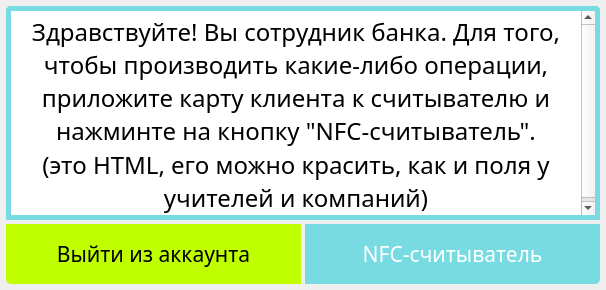
<?xml version="1.0" encoding="UTF-8"?>
<ui version="4.0">
 <class>BankerWindow</class>
 <widget class="QMainWindow" name="BankerWindow">
  <property name="geometry">
   <rect>
    <x>0</x>
    <y>0</y>
    <width>606</width>
    <height>290</height>
   </rect>
  </property>
  <property name="minimumSize">
   <size>
    <width>0</width>
    <height>0</height>
   </size>
  </property>
  <property name="maximumSize">
   <size>
    <width>16777215</width>
    <height>16777215</height>
   </size>
  </property>
  <property name="windowTitle">
   <string>MainWindow</string>
  </property>
  <widget class="QWidget" name="centralwidget">
   <property name="styleSheet">
    <string notr="true">QTextBrowser
{
	border: 5px solid #78DBE2;
	border-top-left-radius: 5px;
	border-top-right-radius: 5px;
}
QTextBrowser:disabled
{
	background-color: #3F3F3F;
	color: #FFF;
}



QTextBrowser QScrollBar:vertical {
	border: none;
    background: #3F3F3F;
	border-radius: 5px;
}
QTextBrowser QScrollBar:handle:vertical {
    background: #F283D0 ;
	border-radius: 5px;
}
QTextBrowser QScrollBar:add-line:vertical,
QTextBrowser QScrollBar:sub-line:vertical
{
	border: none;
    background: #F283D0 ;
	border-radius: 5px;
}
QTextBrowser QScrollBar:up-arrow:vertical,
QTextBrowser QScrollBar:down-arrow:vertical
{
	background-color: transparent;
}</string>
   </property>
   <layout class="QVBoxLayout" name="verticalLayout">
    <property name="spacing">
     <number>4</number>
    </property>
    <property name="leftMargin">
     <number>6</number>
    </property>
    <property name="topMargin">
     <number>6</number>
    </property>
    <property name="rightMargin">
     <number>6</number>
    </property>
    <property name="bottomMargin">
     <number>6</number>
    </property>
    <item>
     <widget class="QTextBrowser" name="bankInfoTextBrowser">
      <property name="sizePolicy">
       <sizepolicy hsizetype="Expanding" vsizetype="Expanding">
        <horstretch>0</horstretch>
        <verstretch>0</verstretch>
       </sizepolicy>
      </property>
      <property name="minimumSize">
       <size>
        <width>0</width>
        <height>0</height>
       </size>
      </property>
      <property name="maximumSize">
       <size>
        <width>16777215</width>
        <height>16777215</height>
       </size>
      </property>
      <property name="font">
       <font>
        <family>Fira Sans Condensed</family>
        <pointsize>18</pointsize>
       </font>
      </property>
      <property name="styleSheet">
       <string notr="true"/>
      </property>
      <property name="html">
       <string>&lt;!DOCTYPE HTML PUBLIC &quot;-//W3C//DTD HTML 4.0//EN&quot; &quot;http://www.w3.org/TR/REC-html40/strict.dtd&quot;&gt;
&lt;html&gt;&lt;head&gt;&lt;meta name=&quot;qrichtext&quot; content=&quot;1&quot; /&gt;&lt;style type=&quot;text/css&quot;&gt;
p, li { white-space: pre-wrap; }
&lt;/style&gt;&lt;/head&gt;&lt;body style=&quot; font-family:'Fira Sans Condensed'; font-size:18pt; font-weight:400; font-style:normal;&quot;&gt;
&lt;p align=&quot;center&quot; style=&quot; margin-top:0px; margin-bottom:0px; margin-left:0px; margin-right:0px; -qt-block-indent:0; text-indent:0px;&quot;&gt;Здравствуйте! Вы сотрудник банка. Для того, чтобы производить какие-либо операции, приложите карту клиента к считывателю и нажминте на кнопку &amp;quot;NFC-считыватель&amp;quot;.&lt;/p&gt;
&lt;p align=&quot;center&quot; style=&quot; margin-top:0px; margin-bottom:0px; margin-left:0px; margin-right:0px; -qt-block-indent:0; text-indent:0px;&quot;&gt;(это HTML, его можно красить, как и поля у учителей и компаний)&lt;/p&gt;&lt;/body&gt;&lt;/html&gt;</string>
      </property>
     </widget>
    </item>
    <item>
     <widget class="QFrame" name="actionsButtons">
      <property name="styleSheet">
       <string notr="true">#exitButton
{
    background-color: #BFFF00;
    color: black;
	border-bottom-left-radius: 5px;
	padding: 15px;
}
#exitButton:hover:!pressed
{
	background-color: #99CC00;
}
#exitButton:pressed
{
	background-color: #CCFF33;
	color: black;
}
#exitButton:disabled
{
	background-color: #3F3F3F;
}



#nfcReaderButton
{
    background-color: #78DBE2;
    color: white;
	border-bottom-right-radius: 5px;
	padding: 15px;
}

#nfcReaderButton:hover:!pressed
{
	background-color: #28B3BD;
}

#nfcReaderButton:pressed
{
	background-color: #ABE9ED;
	color: black;
}

#nfcReaderButton::disabled
{
	background-color: #3F3F3F;
}</string>
      </property>
      <property name="frameShape">
       <enum>QFrame::NoFrame</enum>
      </property>
      <property name="frameShadow">
       <enum>QFrame::Raised</enum>
      </property>
      <layout class="QHBoxLayout" name="horizontalLayout">
       <property name="spacing">
        <number>4</number>
       </property>
       <property name="leftMargin">
        <number>0</number>
       </property>
       <property name="topMargin">
        <number>0</number>
       </property>
       <property name="rightMargin">
        <number>0</number>
       </property>
       <property name="bottomMargin">
        <number>0</number>
       </property>
       <item>
        <widget class="QPushButton" name="exitButton">
         <property name="sizePolicy">
          <sizepolicy hsizetype="Preferred" vsizetype="Preferred">
           <horstretch>0</horstretch>
           <verstretch>0</verstretch>
          </sizepolicy>
         </property>
         <property name="minimumSize">
          <size>
           <width>0</width>
           <height>0</height>
          </size>
         </property>
         <property name="maximumSize">
          <size>
           <width>16777215</width>
           <height>16777215</height>
          </size>
         </property>
         <property name="font">
          <font>
           <family>Fira Sans Condensed</family>
           <pointsize>16</pointsize>
          </font>
         </property>
         <property name="cursor">
          <cursorShape>PointingHandCursor</cursorShape>
         </property>
         <property name="styleSheet">
          <string notr="true"/>
         </property>
         <property name="text">
          <string>Выйти из аккаунта</string>
         </property>
        </widget>
       </item>
       <item>
        <widget class="QPushButton" name="nfcReaderButton">
         <property name="sizePolicy">
          <sizepolicy hsizetype="Preferred" vsizetype="Preferred">
           <horstretch>0</horstretch>
           <verstretch>0</verstretch>
          </sizepolicy>
         </property>
         <property name="minimumSize">
          <size>
           <width>0</width>
           <height>0</height>
          </size>
         </property>
         <property name="maximumSize">
          <size>
           <width>16777215</width>
           <height>16777215</height>
          </size>
         </property>
         <property name="font">
          <font>
           <family>Fira Sans Condensed</family>
           <pointsize>16</pointsize>
          </font>
         </property>
         <property name="cursor">
          <cursorShape>PointingHandCursor</cursorShape>
         </property>
         <property name="styleSheet">
          <string notr="true"/>
         </property>
         <property name="text">
          <string>NFC-считыватель</string>
         </property>
        </widget>
       </item>
      </layout>
     </widget>
    </item>
   </layout>
  </widget>
 </widget>
 <resources>
  <include location="../res/resources.qrc"/>
 </resources>
 <connections/>
</ui>
